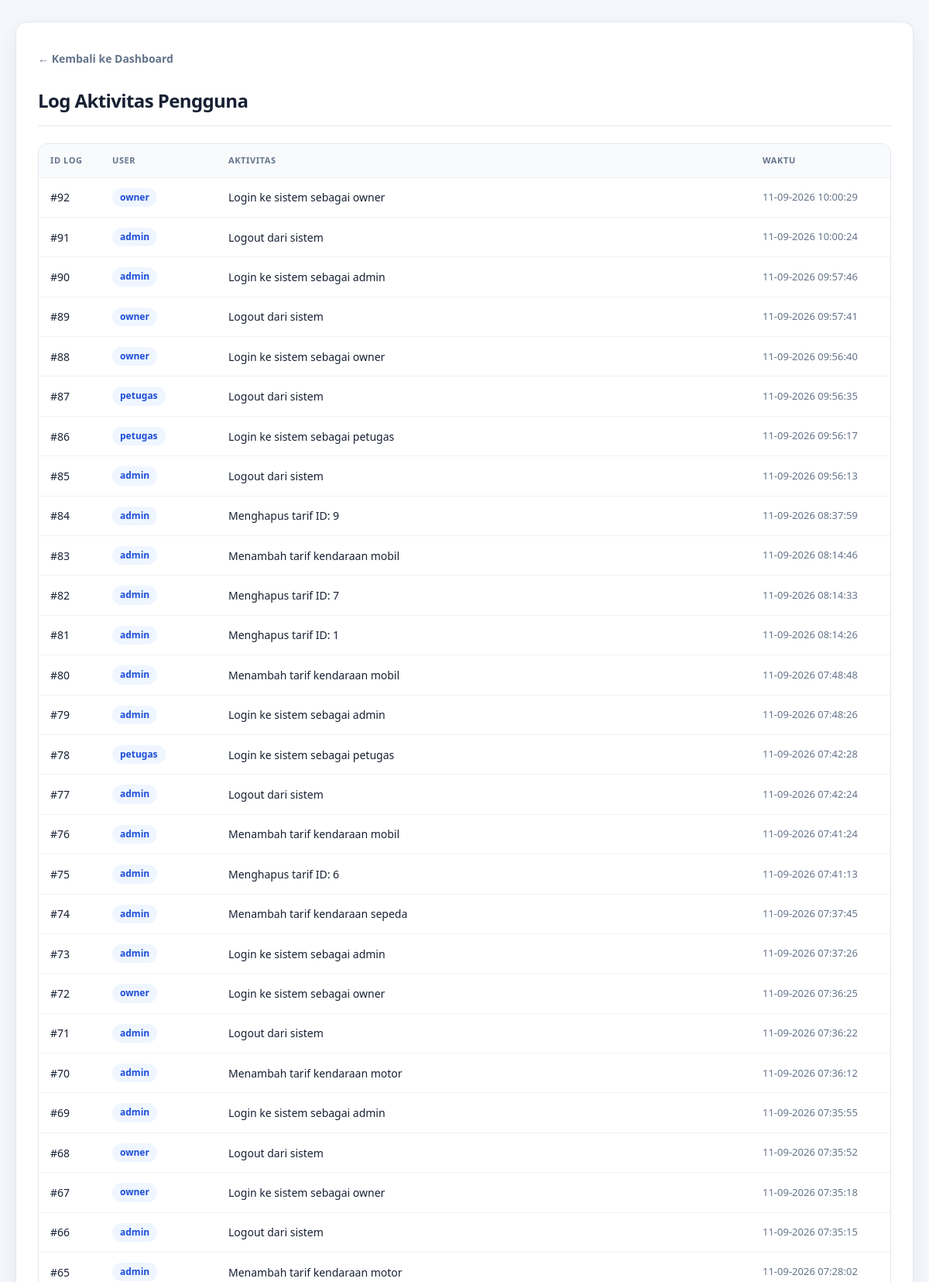
Page /view/adminlog.php (signed in, upper part) on the committed database.
### tables this page shows
CREATE TABLE `log_aktivitas` (
  `id_log` int(11) NOT NULL,
  `id_user` int(11) NOT NULL,
  `aktivitas` varchar(100) NOT NULL,
  `waktu_aktivitas` timestamp NOT NULL DEFAULT current_timestamp(),
  `waktu` datetime DEFAULT current_timestamp()
);

CREATE TABLE `users` (
  `id_user` int(11) NOT NULL,
  `nama_lengkap` varchar(50) NOT NULL,
  `username` varchar(50) NOT NULL,
  `password` varchar(100) NOT NULL,
  `role` enum('admin','petugas','owner') NOT NULL,
  `status_aktif` enum('aktif','nonaktif') DEFAULT 'aktif',
  `created_at` timestamp NOT NULL DEFAULT current_timestamp()
);

### model/admin.php (called while the page is built, shortened)
<?php
require_once __DIR__ . '/../config/koneksi.php';
function get_all_logs() {
    global $koneksi;
    return mysqli_query($koneksi, "SELECT l.*, u.username FROM log_aktivitas l JOIN users u ON l.id_user = u.id_user ORDER BY l.id_log DESC");
}
?>

### view/adminlog.php (the view, shortened to what this page needs)
<?php
require_once __DIR__ . '/../config/koneksi.php';
require_once __DIR__ . '/../model/admin.php';
$log_list = get_all_logs();
?>
<!DOCTYPE html>
<html lang="id">
<head>
    <link rel="stylesheet" href="../assets/app.css">
</head>
<body>
<div class="container">
    <a href="dashboard.php" class="btn-back">← Kembali ke Dashboard</a>
    <h2>Log Aktivitas Pengguna</h2>
    <table>
        <thead>
            <tr>
                <th style="width: 80px;">ID Log</th>
                <th style="width: 150px;">User</th>
                <th>Aktivitas</th>
                <th style="width: 180px;">Waktu</th>
            </tr>
        </thead>
        <tbody>
            <?php if ($log_list && mysqli_num_rows($log_list) > 0): ?>
                <?php while ($row = mysqli_fetch_assoc($log_list)): ?>
                    <tr>
                        <td>#<?= htmlspecialchars($row['id_log']); ?></td>
                        <td>
                            <span class="badge-user">
                                <?= htmlspecialchars($row['username']); ?>
                            </span>
                        </td>
                        <td><?= htmlspecialchars($row['aktivitas']); ?></td>
<td class="time-text">
    <?= !empty($row['waktu']) ? date('d-m-Y H:i:s', strtotime($row['waktu'])) : '-'; ?>
</td>
                    </tr>
                <?php endwhile; ?>
            <?php endif; ?>
        </tbody>
    </table>
</div>
</body>
</html>

### assets/app.css (style rules this page uses)
:root { --bg: #f4f7fb; --surface: #ffffff; --text: #172033; --muted: #64748b; --line: #e2e8f0; --primary: #2563eb; --primary-dark: #1d4ed8; --success: #15803d; --danger: #b91c1c; --warning: #92400e; --radius: 14px; --shadow: 0 10px 28px rgba(15, 23, 42, .06); }
* { box-sizing: border-box; }
html { color-scheme: light; }
body { margin: 0; padding: 0; background: var(--bg); color: var(--text); font-family: Inter, ui-sans-serif, system-ui, -apple-system, BlinkMacSystemFont, "Segoe UI", sans-serif; font-size: 15px; line-height: 1.5; }
a { color: var(--primary); }
.container { width: min(1180px, calc(100% - 40px)); max-width: 1180px; margin: 28px auto; padding: 28px; background: var(--surface); border: 1px solid rgba(226, 232, 240, .9); border-radius: var(--radius); box-shadow: var(--shadow); overflow-x: auto; }
h1, h2, h3 { color: var(--text); letter-spacing: -.025em; }
h2 { font-size: clamp(1.35rem, 2vw, 1.75rem); margin: 0 0 22px; padding-bottom: 14px; border-bottom: 1px solid var(--line); }
.btn-back { display: inline-flex; align-items: center; gap: 8px; margin: 0 0 18px; padding: 8px 0; color: var(--muted); text-decoration: none; font-weight: 650; }
table { width: 100%; min-width: 680px; border-collapse: separate; border-spacing: 0; background: #fff; border: 1px solid var(--line); border-radius: 12px; overflow: hidden; box-shadow: 0 1px 2px rgba(15, 23, 42, .03); }
table th, table td { padding: 13px 15px; text-align: left; vertical-align: middle; font-size: 14px; border-bottom: 1px solid #edf2f7; }
table th { background: #f8fafc; color: #64748b; font-size: 11px; font-weight: 800; letter-spacing: .055em; text-transform: uppercase; white-space: nowrap; }
.badge, .badge-user, .badge-parkir, .badge-keluar { display: inline-flex; align-items: center; padding: 5px 10px; border-radius: 999px; font-size: 12px; line-height: 1.2; font-weight: 750; white-space: nowrap; }
.badge-user { background: #eff6ff; color: #1d4ed8; }
.time-text { color: var(--muted); font-size: 13px; }

### view/adminlog.php (style rules this page uses)
* { margin: 0; padding: 0; box-sizing: border-box; font-family: 'Segoe UI', Tahoma, Geneva, Verdana, sans-serif; }
body { background-color: #f4f6f9; color: #333; padding: 30px; }
.container { max-width: 950px; margin: 0 auto; background: #ffffff; padding: 25px 30px; border-radius: 10px; box-shadow: 0 4px 15px rgba(0, 0, 0, 0.05); }
.btn-back { display: inline-block; color: #4a5568; text-decoration: none; font-weight: 600; font-size: 14px; margin-bottom: 20px; }
h2 { color: #1a202c; font-size: 24px; font-weight: 700; margin-bottom: 25px; border-bottom: 2px solid #edf2f7; padding-bottom: 10px; }
table { width: 100%; border-collapse: collapse; background-color: #ffffff; border-radius: 8px; overflow: hidden; box-shadow: 0 1px 3px rgba(0,0,0,0.05); }
table th, table td { padding: 14px 16px; text-align: left; font-size: 14px; }
table th { background-color: #edf2f7; color: #4a5568; font-weight: 700; font-size: 12px; text-transform: uppercase; border-bottom: 2px solid #e2e8f0; }
table tr { border-bottom: 1px solid #edf2f7; }
.badge-user { display: inline-block; padding: 4px 10px; background-color: #e2e8f0; color: #2d3748; border-radius: 20px; font-size: 12px; font-weight: 600; }
.time-text { color: #718096; font-size: 13px; }

### rows in the picture
log_aktivitas: id_log "92", id_user.username "owner", aktivitas "Login ke sistem sebagai owner", waktu "11-09-2026 10:00:29"
log_aktivitas: id_log "91", id_user.username "admin", aktivitas "Logout dari sistem", waktu "11-09-2026 10:00:24"
log_aktivitas: id_log "90", id_user.username "admin", aktivitas "Login ke sistem sebagai admin", waktu "11-09-2026 09:57:46"
log_aktivitas: id_log "89", id_user.username "owner", aktivitas "Logout dari sistem", waktu "11-09-2026 09:57:41"
log_aktivitas: id_log "88", id_user.username "owner", aktivitas "Login ke sistem sebagai owner", waktu "11-09-2026 09:56:40"
log_aktivitas: id_log "87", id_user.username "petugas", aktivitas "Logout dari sistem", waktu "11-09-2026 09:56:35"
log_aktivitas: id_log "86", id_user.username "petugas", aktivitas "Login ke sistem sebagai petugas", waktu "11-09-2026 09:56:17"
log_aktivitas: id_log "85", id_user.username "admin", aktivitas "Logout dari sistem", waktu "11-09-2026 09:56:13"
log_aktivitas: id_log "84", id_user.username "admin", aktivitas "Menghapus tarif ID: 9", waktu "11-09-2026 08:37:59"
log_aktivitas: id_log "83", id_user.username "admin", aktivitas "Menambah tarif kendaraan mobil", waktu "11-09-2026 08:14:46"
log_aktivitas: id_log "82", id_user.username "admin", aktivitas "Menghapus tarif ID: 7", waktu "11-09-2026 08:14:33"
log_aktivitas: id_log "81", id_user.username "admin", aktivitas "Menghapus tarif ID: 1", waktu "11-09-2026 08:14:26"
log_aktivitas: id_log "80", id_user.username "admin", aktivitas "Menambah tarif kendaraan mobil", waktu "11-09-2026 07:48:48"
log_aktivitas: id_log "79", id_user.username "admin", aktivitas "Login ke sistem sebagai admin", waktu "11-09-2026 07:48:26"
log_aktivitas: id_log "78", id_user.username "petugas", aktivitas "Login ke sistem sebagai petugas", waktu "11-09-2026 07:42:28"
log_aktivitas: id_log "77", id_user.username "admin", aktivitas "Logout dari sistem", waktu "11-09-2026 07:42:24"
log_aktivitas: id_log "76", id_user.username "admin", aktivitas "Menambah tarif kendaraan mobil", waktu "11-09-2026 07:41:24"
log_aktivitas: id_log "75", id_user.username "admin", aktivitas "Menghapus tarif ID: 6", waktu "11-09-2026 07:41:13"
log_aktivitas: id_log "74", id_user.username "admin", aktivitas "Menambah tarif kendaraan sepeda", waktu "11-09-2026 07:37:45"
log_aktivitas: id_log "73", id_user.username "admin", aktivitas "Login ke sistem sebagai admin", waktu "11-09-2026 07:37:26"
log_aktivitas: id_log "72", id_user.username "owner", aktivitas "Login ke sistem sebagai owner", waktu "11-09-2026 07:36:25"
log_aktivitas: id_log "71", id_user.username "admin", aktivitas "Logout dari sistem", waktu "11-09-2026 07:36:22"
log_aktivitas: id_log "70", id_user.username "admin", aktivitas "Menambah tarif kendaraan motor", waktu "11-09-2026 07:36:12"
log_aktivitas: id_log "69", id_user.username "admin", aktivitas "Login ke sistem sebagai admin", waktu "11-09-2026 07:35:55"
log_aktivitas: id_log "68", id_user.username "owner", aktivitas "Logout dari sistem", waktu "11-09-2026 07:35:52"
log_aktivitas: id_log "67", id_user.username "owner", aktivitas "Login ke sistem sebagai owner", waktu "11-09-2026 07:35:18"
log_aktivitas: id_log "66", id_user.username "admin", aktivitas "Logout dari sistem", waktu "11-09-2026 07:35:15"
log_aktivitas: id_log "65", id_user.username "admin", aktivitas "Menambah tarif kendaraan motor", waktu "11-09-2026 07:28:02"
